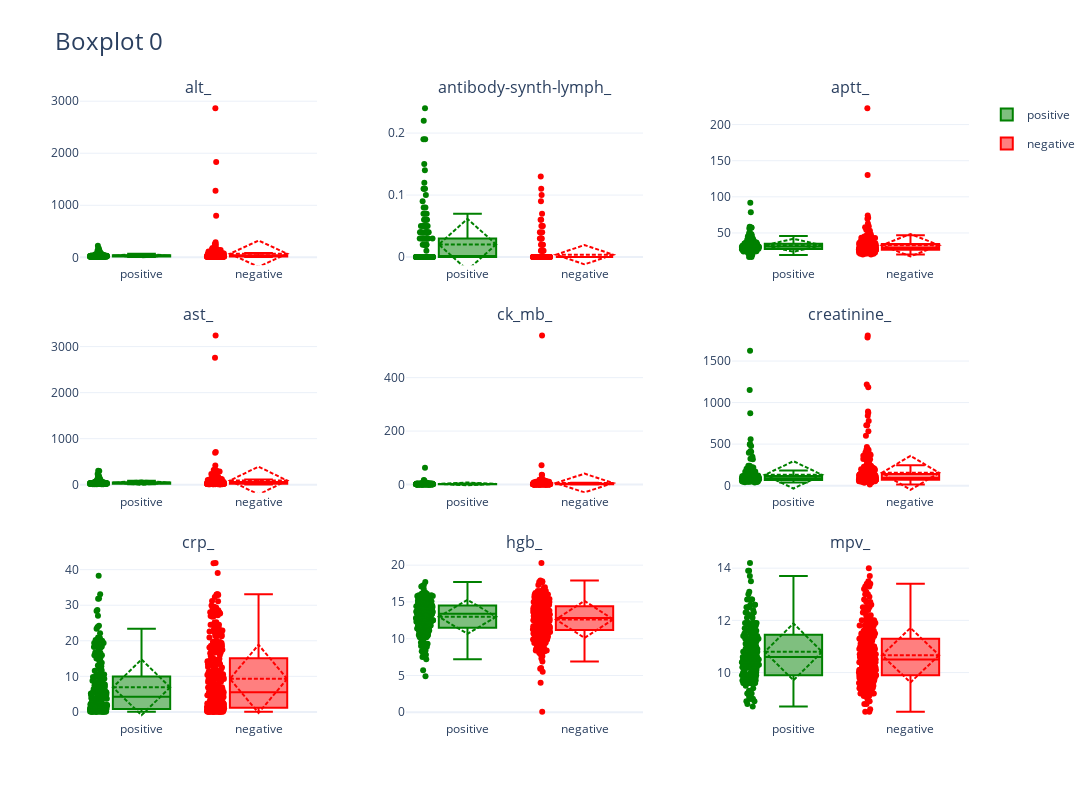
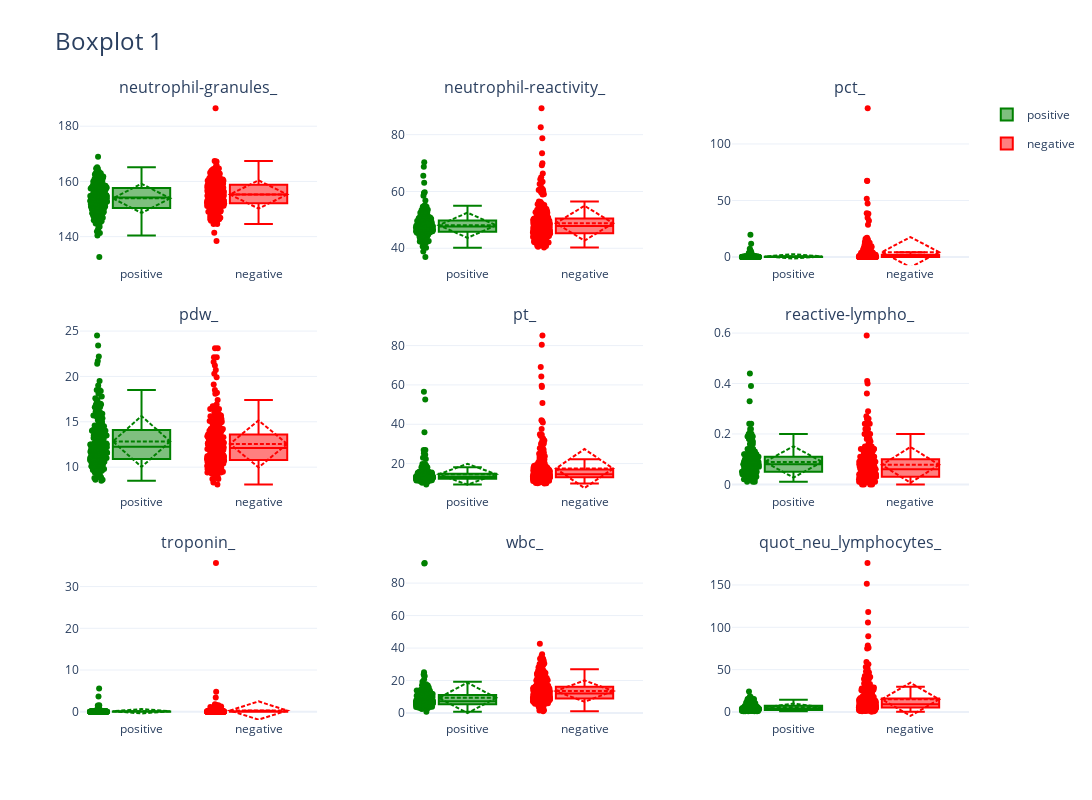
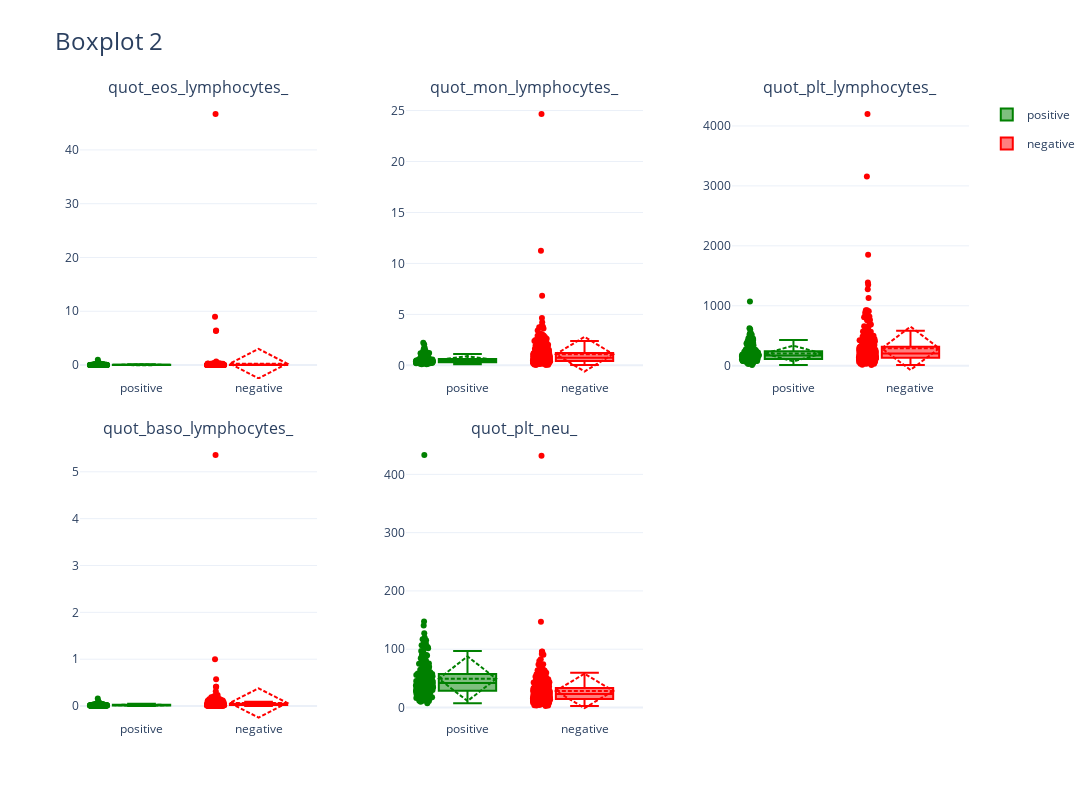

Write notebook code for charts like these, in order.
### Markdown cell above
The missing value-plot is already shown in part 1 as well as the missing data per subgropup.

### Code cell
if study_type == 'base':
    bp = BoxPlotter(df=data, features=None, split=target)
    bp.update_layout(n_cols=3, n_rows=3, style_grid={'vertical_spacing': 0.1, 'horizontal_spacing': 0.1},
                     colors={'positive': 'green', 'negative': 'red'}, style_figure={'boxpoints': 'all'})
    figs = bp.get_plot()
    for idx, item in enumerate(figs):
        item.update_layout(title_text=f"Boxplot {idx}", width=1600, height=800)
        item.show()

    bp.store(path=f'{os.getcwd()}', name=f"BoxPlotter")

### Figure 1 — Plotly figure (JSON) as saved in the notebook; plotly's stock layout.template omitted (floating-point values rounded to 4 significant figures; data arrays with more than 128 entries replaced by an {"elided": "..."} marker saying what was removed)
{"data": [{"boxmean": "sd", "boxpoints": "all", "legendgroup": "positive", "marker": {"color": "green"}, "name": "positive", "showlegend": true, "text": {"elided": "201 str values"}, "type": "box", "xaxis": "x", "y": {"elided": "201 float values"}, "yaxis": "y"}, {"boxmean": "sd", "boxpoints": "all", "legendgroup": "negative", "marker": {"color": "red"}, "name": "negative", "showlegend": true, "text": {"elided": "314 str values"}, "type": "box", "xaxis": "x", "y": {"elided": "314 float values"}, "yaxis": "y"}, {"boxmean": "sd", "boxpoints": "all", "legendgroup": "positive", "marker": {"color": "green"}, "name": "positive", "showlegend": false, "text": {"elided": "201 str values"}, "type": "box", "xaxis": "x2", "y": {"elided": "201 float values"}, "yaxis": "y2"}, {"boxmean": "sd", "boxpoints": "all", "legendgroup": "negative", "marker": {"color": "red"}, "name": "negative", "showlegend": false, "text": {"elided": "314 str values"}, "type": "box", "xaxis": "x2", "y": {"elided": "314 float values"}, "yaxis": "y2"}, {"boxmean": "sd", "boxpoints": "all", "legendgroup": "positive", "marker": {"color": "green"}, "name": "positive", "showlegend": false, "text": {"elided": "201 str values"}, "type": "box", "xaxis": "x3", "y": {"elided": "201 float values"}, "yaxis": "y3"}, {"boxmean": "sd", "boxpoints": "all", "legendgroup": "negative", "marker": {"color": "red"}, "name": "negative", "showlegend": false, "text": {"elided": "314 str values"}, "type": "box", "xaxis": "x3", "y": {"elided": "314 float values"}, "yaxis": "y3"}, {"boxmean": "sd", "boxpoints": "all", "legendgroup": "positive", "marker": {"color": "green"}, "name": "positive", "showlegend": false, "text": {"elided": "201 str values"}, "type": "box", "xaxis": "x4", "y": {"elided": "201 float values"}, "yaxis": "y4"}, {"boxmean": "sd", "boxpoints": "all", "legendgroup": "negative", "marker": {"color": "red"}, "name": "negative", "showlegend": false, "text": {"elided": "314 str values"}, "type": "box", "xaxis": "x4", "y": {"elided": "314 float values"}, "yaxis": "y4"}, {"boxmean": "sd", "boxpoints": "all", "legendgroup": "positive", "marker": {"color": "green"}, "name": "positive", "showlegend": false, "text": {"elided": "201 str values"}, "type": "box", "xaxis": "x5", "y": {"elided": "201 float values"}, "yaxis": "y5"}, {"boxmean": "sd", "boxpoints": "all", "legendgroup": "negative", "marker": {"color": "red"}, "name": "negative", "showlegend": false, "text": {"elided": "314 str values"}, "type": "box", "xaxis": "x5", "y": {"elided": "314 float values"}, "yaxis": "y5"}, {"boxmean": "sd", "boxpoints": "all", "legendgroup": "positive", "marker": {"color": "green"}, "name": "positive", "showlegend": false, "text": {"elided": "201 str values"}, "type": "box", "xaxis": "x6", "y": {"elided": "201 float values"}, "yaxis": "y6"}, {"boxmean": "sd", "boxpoints": "all", "legendgroup": "negative", "marker": {"color": "red"}, "name": "negative", "showlegend": false, "text": {"elided": "314 str values"}, "type": "box", "xaxis": "x6", "y": {"elided": "314 float values"}, "yaxis": "y6"}, {"boxmean": "sd", "boxpoints": "all", "legendgroup": "positive", "marker": {"color": "green"}, "name": "positive", "showlegend": false, "text": {"elided": "201 str values"}, "type": "box", "xaxis": "x7", "y": {"elided": "201 float values"}, "yaxis": "y7"}, {"boxmean": "sd", "boxpoints": "all", "legendgroup": "negative", "marker": {"color": "red"}, "name": "negative", "showlegend": false, "text": {"elided": "314 str values"}, "type": "box", "xaxis": "x7", "y": {"elided": "314 float values"}, "yaxis": "y7"}, {"boxmean": "sd", "boxpoints": "all", "legendgroup": "positive", "marker": {"color": "green"}, "name": "positive", "showlegend": false, "text": {"elided": "201 str values"}, "type": "box", "xaxis": "x8", "y": {"elided": "201 float values"}, "yaxis": "y8"}, {"boxmean": "sd", "boxpoints": "all", "legendgroup": "negative", "marker": {"color": "red"}, "name": "negative", "showlegend": false, "text": {"elided": "314 str values"}, "type": "box", "xaxis": "x8", "y": {"elided": "314 float values"}, "yaxis": "y8"}, {"boxmean": "sd", "boxpoints": "all", "legendgroup": "positive", "marker": {"color": "green"}, "name": "positive", "showlegend": false, "text": {"elided": "201 str values"}, "type": "box", "xaxis": "x9", "y": {"elided": "201 float values"}, "yaxis": "y9"}, {"boxmean": "sd", "boxpoints": "all", "legendgroup": "negative", "marker": {"color": "red"}, "name": "negative", "showlegend": false, "text": {"elided": "314 str values"}, "type": "box", "xaxis": "x9", "y": {"elided": "314 float values"}, "yaxis": "y9"}], "layout": {"annotations": [{"font": {"size": 16}, "showarrow": false, "text": "alt_", "x": 0.1333, "xanchor": "center", "xref": "paper", "y": 1.0, "yanchor": "bottom", "yref": "paper"}, {"font": {"size": 16}, "showarrow": false, "text": "antibody-synth-lymph_", "x": 0.5, "xanchor": "center", "xref": "paper", "y": 1.0, "yanchor": "bottom", "yref": "paper"}, {"font": {"size": 16}, "showarrow": false, "text": "aptt_", "x": 0.8667, "xanchor": "center", "xref": "paper", "y": 1.0, "yanchor": "bottom", "yref": "paper"}, {"font": {"size": 16}, "showarrow": false, "text": "ast_", "x": 0.1333, "xanchor": "center", "xref": "paper", "y": 0.6333, "yanchor": "bottom", "yref": "paper"}, {"font": {"size": 16}, "showarrow": false, "text": "ck_mb_", "x": 0.5, "xanchor": "center", "xref": "paper", "y": 0.6333, "yanchor": "bottom", "yref": "paper"}, {"font": {"size": 16}, "showarrow": false, "text": "creatinine_", "x": 0.8667, "xanchor": "center", "xref": "paper", "y": 0.6333, "yanchor": "bottom", "yref": "paper"}, {"font": {"size": 16}, "showarrow": false, "text": "crp_", "x": 0.1333, "xanchor": "center", "xref": "paper", "y": 0.2667, "yanchor": "bottom", "yref": "paper"}, {"font": {"size": 16}, "showarrow": false, "text": "hgb_", "x": 0.5, "xanchor": "center", "xref": "paper", "y": 0.2667, "yanchor": "bottom", "yref": "paper"}, {"font": {"size": 16}, "showarrow": false, "text": "mpv_", "x": 0.8667, "xanchor": "center", "xref": "paper", "y": 0.2667, "yanchor": "bottom", "yref": "paper"}], "height": 800, "title": {"font": {"size": 24}, "text": "Boxplot 0"}, "width": 1600, "xaxis": {"anchor": "y", "domain": [0.0, 0.2667]}, "xaxis2": {"anchor": "y2", "domain": [0.3667, 0.6333]}, "xaxis3": {"anchor": "y3", "domain": [0.7333, 1.0]}, "xaxis4": {"anchor": "y4", "domain": [0.0, 0.2667]}, "xaxis5": {"anchor": "y5", "domain": [0.3667, 0.6333]}, "xaxis6": {"anchor": "y6", "domain": [0.7333, 1.0]}, "xaxis7": {"anchor": "y7", "domain": [0.0, 0.2667]}, "xaxis8": {"anchor": "y8", "domain": [0.3667, 0.6333]}, "xaxis9": {"anchor": "y9", "domain": [0.7333, 1.0]}, "yaxis": {"anchor": "x", "domain": [0.7333, 1.0]}, "yaxis2": {"anchor": "x2", "domain": [0.7333, 1.0]}, "yaxis3": {"anchor": "x3", "domain": [0.7333, 1.0]}, "yaxis4": {"anchor": "x4", "domain": [0.3667, 0.6333]}, "yaxis5": {"anchor": "x5", "domain": [0.3667, 0.6333]}, "yaxis6": {"anchor": "x6", "domain": [0.3667, 0.6333]}, "yaxis7": {"anchor": "x7", "domain": [0.0, 0.2667]}, "yaxis8": {"anchor": "x8", "domain": [0.0, 0.2667]}, "yaxis9": {"anchor": "x9", "domain": [0.0, 0.2667]}}}

### Figure 2 — Plotly figure (JSON) as saved in the notebook; plotly's stock layout.template omitted (floating-point values rounded to 4 significant figures; data arrays with more than 128 entries replaced by an {"elided": "..."} marker saying what was removed)
{"data": [{"boxmean": "sd", "boxpoints": "all", "legendgroup": "positive", "marker": {"color": "green"}, "name": "positive", "showlegend": true, "text": {"elided": "201 str values"}, "type": "box", "xaxis": "x", "y": {"elided": "201 float values"}, "yaxis": "y"}, {"boxmean": "sd", "boxpoints": "all", "legendgroup": "negative", "marker": {"color": "red"}, "name": "negative", "showlegend": true, "text": {"elided": "314 str values"}, "type": "box", "xaxis": "x", "y": {"elided": "314 float values"}, "yaxis": "y"}, {"boxmean": "sd", "boxpoints": "all", "legendgroup": "positive", "marker": {"color": "green"}, "name": "positive", "showlegend": false, "text": {"elided": "201 str values"}, "type": "box", "xaxis": "x2", "y": {"elided": "201 float values"}, "yaxis": "y2"}, {"boxmean": "sd", "boxpoints": "all", "legendgroup": "negative", "marker": {"color": "red"}, "name": "negative", "showlegend": false, "text": {"elided": "314 str values"}, "type": "box", "xaxis": "x2", "y": {"elided": "314 float values"}, "yaxis": "y2"}, {"boxmean": "sd", "boxpoints": "all", "legendgroup": "positive", "marker": {"color": "green"}, "name": "positive", "showlegend": false, "text": {"elided": "201 str values"}, "type": "box", "xaxis": "x3", "y": {"elided": "201 float values"}, "yaxis": "y3"}, {"boxmean": "sd", "boxpoints": "all", "legendgroup": "negative", "marker": {"color": "red"}, "name": "negative", "showlegend": false, "text": {"elided": "314 str values"}, "type": "box", "xaxis": "x3", "y": {"elided": "314 float values"}, "yaxis": "y3"}, {"boxmean": "sd", "boxpoints": "all", "legendgroup": "positive", "marker": {"color": "green"}, "name": "positive", "showlegend": false, "text": {"elided": "201 str values"}, "type": "box", "xaxis": "x4", "y": {"elided": "201 float values"}, "yaxis": "y4"}, {"boxmean": "sd", "boxpoints": "all", "legendgroup": "negative", "marker": {"color": "red"}, "name": "negative", "showlegend": false, "text": {"elided": "314 str values"}, "type": "box", "xaxis": "x4", "y": {"elided": "314 float values"}, "yaxis": "y4"}, {"boxmean": "sd", "boxpoints": "all", "legendgroup": "positive", "marker": {"color": "green"}, "name": "positive", "showlegend": false, "text": {"elided": "201 str values"}, "type": "box", "xaxis": "x5", "y": {"elided": "201 float values"}, "yaxis": "y5"}, {"boxmean": "sd", "boxpoints": "all", "legendgroup": "negative", "marker": {"color": "red"}, "name": "negative", "showlegend": false, "text": {"elided": "314 str values"}, "type": "box", "xaxis": "x5", "y": {"elided": "314 float values"}, "yaxis": "y5"}, {"boxmean": "sd", "boxpoints": "all", "legendgroup": "positive", "marker": {"color": "green"}, "name": "positive", "showlegend": false, "text": {"elided": "201 str values"}, "type": "box", "xaxis": "x6", "y": {"elided": "201 float values"}, "yaxis": "y6"}, {"boxmean": "sd", "boxpoints": "all", "legendgroup": "negative", "marker": {"color": "red"}, "name": "negative", "showlegend": false, "text": {"elided": "314 str values"}, "type": "box", "xaxis": "x6", "y": {"elided": "314 float values"}, "yaxis": "y6"}, {"boxmean": "sd", "boxpoints": "all", "legendgroup": "positive", "marker": {"color": "green"}, "name": "positive", "showlegend": false, "text": {"elided": "201 str values"}, "type": "box", "xaxis": "x7", "y": {"elided": "201 float values"}, "yaxis": "y7"}, {"boxmean": "sd", "boxpoints": "all", "legendgroup": "negative", "marker": {"color": "red"}, "name": "negative", "showlegend": false, "text": {"elided": "314 str values"}, "type": "box", "xaxis": "x7", "y": {"elided": "314 float values"}, "yaxis": "y7"}, {"boxmean": "sd", "boxpoints": "all", "legendgroup": "positive", "marker": {"color": "green"}, "name": "positive", "showlegend": false, "text": {"elided": "201 str values"}, "type": "box", "xaxis": "x8", "y": {"elided": "201 float values"}, "yaxis": "y8"}, {"boxmean": "sd", "boxpoints": "all", "legendgroup": "negative", "marker": {"color": "red"}, "name": "negative", "showlegend": false, "text": {"elided": "314 str values"}, "type": "box", "xaxis": "x8", "y": {"elided": "314 float values"}, "yaxis": "y8"}, {"boxmean": "sd", "boxpoints": "all", "legendgroup": "positive", "marker": {"color": "green"}, "name": "positive", "showlegend": false, "text": {"elided": "201 str values"}, "type": "box", "xaxis": "x9", "y": {"elided": "201 float values"}, "yaxis": "y9"}, {"boxmean": "sd", "boxpoints": "all", "legendgroup": "negative", "marker": {"color": "red"}, "name": "negative", "showlegend": false, "text": {"elided": "314 str values"}, "type": "box", "xaxis": "x9", "y": {"elided": "314 float values"}, "yaxis": "y9"}], "layout": {"annotations": [{"font": {"size": 16}, "showarrow": false, "text": "neutrophil-granules_", "x": 0.1333, "xanchor": "center", "xref": "paper", "y": 1.0, "yanchor": "bottom", "yref": "paper"}, {"font": {"size": 16}, "showarrow": false, "text": "neutrophil-reactivity_", "x": 0.5, "xanchor": "center", "xref": "paper", "y": 1.0, "yanchor": "bottom", "yref": "paper"}, {"font": {"size": 16}, "showarrow": false, "text": "pct_", "x": 0.8667, "xanchor": "center", "xref": "paper", "y": 1.0, "yanchor": "bottom", "yref": "paper"}, {"font": {"size": 16}, "showarrow": false, "text": "pdw_", "x": 0.1333, "xanchor": "center", "xref": "paper", "y": 0.6333, "yanchor": "bottom", "yref": "paper"}, {"font": {"size": 16}, "showarrow": false, "text": "pt_", "x": 0.5, "xanchor": "center", "xref": "paper", "y": 0.6333, "yanchor": "bottom", "yref": "paper"}, {"font": {"size": 16}, "showarrow": false, "text": "reactive-lympho_", "x": 0.8667, "xanchor": "center", "xref": "paper", "y": 0.6333, "yanchor": "bottom", "yref": "paper"}, {"font": {"size": 16}, "showarrow": false, "text": "troponin_", "x": 0.1333, "xanchor": "center", "xref": "paper", "y": 0.2667, "yanchor": "bottom", "yref": "paper"}, {"font": {"size": 16}, "showarrow": false, "text": "wbc_", "x": 0.5, "xanchor": "center", "xref": "paper", "y": 0.2667, "yanchor": "bottom", "yref": "paper"}, {"font": {"size": 16}, "showarrow": false, "text": "quot_neu_lymphocytes_", "x": 0.8667, "xanchor": "center", "xref": "paper", "y": 0.2667, "yanchor": "bottom", "yref": "paper"}], "height": 800, "title": {"font": {"size": 24}, "text": "Boxplot 1"}, "width": 1600, "xaxis": {"anchor": "y", "domain": [0.0, 0.2667]}, "xaxis2": {"anchor": "y2", "domain": [0.3667, 0.6333]}, "xaxis3": {"anchor": "y3", "domain": [0.7333, 1.0]}, "xaxis4": {"anchor": "y4", "domain": [0.0, 0.2667]}, "xaxis5": {"anchor": "y5", "domain": [0.3667, 0.6333]}, "xaxis6": {"anchor": "y6", "domain": [0.7333, 1.0]}, "xaxis7": {"anchor": "y7", "domain": [0.0, 0.2667]}, "xaxis8": {"anchor": "y8", "domain": [0.3667, 0.6333]}, "xaxis9": {"anchor": "y9", "domain": [0.7333, 1.0]}, "yaxis": {"anchor": "x", "domain": [0.7333, 1.0]}, "yaxis2": {"anchor": "x2", "domain": [0.7333, 1.0]}, "yaxis3": {"anchor": "x3", "domain": [0.7333, 1.0]}, "yaxis4": {"anchor": "x4", "domain": [0.3667, 0.6333]}, "yaxis5": {"anchor": "x5", "domain": [0.3667, 0.6333]}, "yaxis6": {"anchor": "x6", "domain": [0.3667, 0.6333]}, "yaxis7": {"anchor": "x7", "domain": [0.0, 0.2667]}, "yaxis8": {"anchor": "x8", "domain": [0.0, 0.2667]}, "yaxis9": {"anchor": "x9", "domain": [0.0, 0.2667]}}}

### Figure 3 — Plotly figure (JSON) as saved in the notebook; plotly's stock layout.template omitted (floating-point values rounded to 4 significant figures; data arrays with more than 128 entries replaced by an {"elided": "..."} marker saying what was removed)
{"data": [{"boxmean": "sd", "boxpoints": "all", "legendgroup": "positive", "marker": {"color": "green"}, "name": "positive", "showlegend": true, "text": {"elided": "201 str values"}, "type": "box", "xaxis": "x", "y": {"elided": "201 float values"}, "yaxis": "y"}, {"boxmean": "sd", "boxpoints": "all", "legendgroup": "negative", "marker": {"color": "red"}, "name": "negative", "showlegend": true, "text": {"elided": "314 str values"}, "type": "box", "xaxis": "x", "y": {"elided": "314 float values"}, "yaxis": "y"}, {"boxmean": "sd", "boxpoints": "all", "legendgroup": "positive", "marker": {"color": "green"}, "name": "positive", "showlegend": false, "text": {"elided": "201 str values"}, "type": "box", "xaxis": "x2", "y": {"elided": "201 float values"}, "yaxis": "y2"}, {"boxmean": "sd", "boxpoints": "all", "legendgroup": "negative", "marker": {"color": "red"}, "name": "negative", "showlegend": false, "text": {"elided": "314 str values"}, "type": "box", "xaxis": "x2", "y": {"elided": "314 float values"}, "yaxis": "y2"}, {"boxmean": "sd", "boxpoints": "all", "legendgroup": "positive", "marker": {"color": "green"}, "name": "positive", "showlegend": false, "text": {"elided": "201 str values"}, "type": "box", "xaxis": "x3", "y": {"elided": "201 float values"}, "yaxis": "y3"}, {"boxmean": "sd", "boxpoints": "all", "legendgroup": "negative", "marker": {"color": "red"}, "name": "negative", "showlegend": false, "text": {"elided": "314 str values"}, "type": "box", "xaxis": "x3", "y": {"elided": "314 float values"}, "yaxis": "y3"}, {"boxmean": "sd", "boxpoints": "all", "legendgroup": "positive", "marker": {"color": "green"}, "name": "positive", "showlegend": false, "text": {"elided": "201 str values"}, "type": "box", "xaxis": "x4", "y": {"elided": "201 float values"}, "yaxis": "y4"}, {"boxmean": "sd", "boxpoints": "all", "legendgroup": "negative", "marker": {"color": "red"}, "name": "negative", "showlegend": false, "text": {"elided": "314 str values"}, "type": "box", "xaxis": "x4", "y": {"elided": "314 float values"}, "yaxis": "y4"}, {"boxmean": "sd", "boxpoints": "all", "legendgroup": "positive", "marker": {"color": "green"}, "name": "positive", "showlegend": false, "text": {"elided": "201 str values"}, "type": "box", "xaxis": "x5", "y": {"elided": "201 float values"}, "yaxis": "y5"}, {"boxmean": "sd", "boxpoints": "all", "legendgroup": "negative", "marker": {"color": "red"}, "name": "negative", "showlegend": false, "text": {"elided": "314 str values"}, "type": "box", "xaxis": "x5", "y": {"elided": "314 float values"}, "yaxis": "y5"}], "layout": {"annotations": [{"font": {"size": 16}, "showarrow": false, "text": "quot_eos_lymphocytes_", "x": 0.1333, "xanchor": "center", "xref": "paper", "y": 1.0, "yanchor": "bottom", "yref": "paper"}, {"font": {"size": 16}, "showarrow": false, "text": "quot_mon_lymphocytes_", "x": 0.5, "xanchor": "center", "xref": "paper", "y": 1.0, "yanchor": "bottom", "yref": "paper"}, {"font": {"size": 16}, "showarrow": false, "text": "quot_plt_lymphocytes_", "x": 0.8667, "xanchor": "center", "xref": "paper", "y": 1.0, "yanchor": "bottom", "yref": "paper"}, {"font": {"size": 16}, "showarrow": false, "text": "quot_baso_lymphocytes_", "x": 0.1333, "xanchor": "center", "xref": "paper", "y": 0.45, "yanchor": "bottom", "yref": "paper"}, {"font": {"size": 16}, "showarrow": false, "text": "quot_plt_neu_", "x": 0.5, "xanchor": "center", "xref": "paper", "y": 0.45, "yanchor": "bottom", "yref": "paper"}], "height": 800, "title": {"font": {"size": 24}, "text": "Boxplot 2"}, "width": 1600, "xaxis": {"anchor": "y", "domain": [0.0, 0.2667]}, "xaxis2": {"anchor": "y2", "domain": [0.3667, 0.6333]}, "xaxis3": {"anchor": "y3", "domain": [0.7333, 1.0]}, "xaxis4": {"anchor": "y4", "domain": [0.0, 0.2667]}, "xaxis5": {"anchor": "y5", "domain": [0.3667, 0.6333]}, "xaxis6": {"anchor": "y6", "domain": [0.7333, 1.0]}, "yaxis": {"anchor": "x", "domain": [0.55, 1.0]}, "yaxis2": {"anchor": "x2", "domain": [0.55, 1.0]}, "yaxis3": {"anchor": "x3", "domain": [0.55, 1.0]}, "yaxis4": {"anchor": "x4", "domain": [0.0, 0.45]}, "yaxis5": {"anchor": "x5", "domain": [0.0, 0.45]}, "yaxis6": {"anchor": "x6", "domain": [0.0, 0.45]}}}
